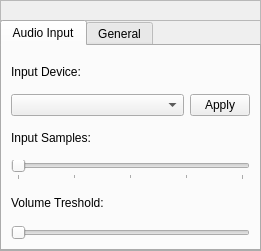
<?xml version="1.0" encoding="UTF-8"?>
<ui version="4.0">
 <class>Settings</class>
 <widget class="QFrame" name="Settings">
  <property name="geometry">
   <rect>
    <x>0</x>
    <y>0</y>
    <width>261</width>
    <height>251</height>
   </rect>
  </property>
  <property name="minimumSize">
   <size>
    <width>261</width>
    <height>251</height>
   </size>
  </property>
  <property name="windowTitle">
   <string>Settings</string>
  </property>
  <property name="windowIcon">
   <iconset resource="resources.qrc">
    <normaloff>:/icons/singoutstrong.ico</normaloff>:/icons/singoutstrong.ico</iconset>
  </property>
  <property name="frameShape">
   <enum>QFrame::StyledPanel</enum>
  </property>
  <property name="frameShadow">
   <enum>QFrame::Raised</enum>
  </property>
  <widget class="SoS::QtGui::WindowBar" name="windowBar">
   <property name="geometry">
    <rect>
     <x>0</x>
     <y>0</y>
     <width>261</width>
     <height>21</height>
    </rect>
   </property>
   <property name="frameShape">
    <enum>QFrame::StyledPanel</enum>
   </property>
   <property name="frameShadow">
    <enum>QFrame::Raised</enum>
   </property>
  </widget>
  <widget class="QTabWidget" name="content">
   <property name="geometry">
    <rect>
     <x>0</x>
     <y>20</y>
     <width>261</width>
     <height>231</height>
    </rect>
   </property>
   <property name="currentIndex">
    <number>0</number>
   </property>
   <widget class="QWidget" name="audioInTab">
    <attribute name="title">
     <string>Audio Input</string>
    </attribute>
    <layout class="QGridLayout" name="gridLayout_2">
     <item row="0" column="0">
      <widget class="QLabel" name="deviceLabel">
       <property name="text">
        <string>Input Device:</string>
       </property>
      </widget>
     </item>
     <item row="1" column="0">
      <widget class="QComboBox" name="deviceBox"/>
     </item>
     <item row="1" column="1">
      <widget class="QPushButton" name="applyButton">
       <property name="maximumSize">
        <size>
         <width>60</width>
         <height>16777215</height>
        </size>
       </property>
       <property name="text">
        <string>Apply</string>
       </property>
      </widget>
     </item>
     <item row="2" column="0">
      <widget class="QLabel" name="samplesLabel">
       <property name="text">
        <string>Input Samples:</string>
       </property>
      </widget>
     </item>
     <item row="3" column="0" colspan="2">
      <widget class="QSlider" name="samplesSlider">
       <property name="minimum">
        <number>9</number>
       </property>
       <property name="maximum">
        <number>13</number>
       </property>
       <property name="pageStep">
        <number>1</number>
       </property>
       <property name="orientation">
        <enum>Qt::Horizontal</enum>
       </property>
       <property name="tickPosition">
        <enum>QSlider::TicksBelow</enum>
       </property>
       <property name="tickInterval">
        <number>1</number>
       </property>
      </widget>
     </item>
     <item row="4" column="0">
      <widget class="QLabel" name="volumeTresholdLabel">
       <property name="text">
        <string>Volume Treshold:</string>
       </property>
      </widget>
     </item>
     <item row="5" column="0" colspan="2">
      <widget class="QSlider" name="volumeTresholdSlider">
       <property name="orientation">
        <enum>Qt::Horizontal</enum>
       </property>
      </widget>
     </item>
    </layout>
   </widget>
   <widget class="QWidget" name="generalSettingsTab">
    <attribute name="title">
     <string>General</string>
    </attribute>
    <layout class="QGridLayout" name="gridLayout">
     <item row="0" column="0">
      <widget class="QLabel" name="latencyLabel">
       <property name="toolTip">
        <string>The song will be played the given amount of time ahead of what is displayed on the Song Window</string>
       </property>
       <property name="text">
        <string>Playback Shift</string>
       </property>
      </widget>
     </item>
     <item row="1" column="0">
      <widget class="QSlider" name="latencySlider">
       <property name="toolTip">
        <string>The song will be played the given amount of time ahead of what is displayed on the Song Window</string>
       </property>
       <property name="maximum">
        <number>100</number>
       </property>
       <property name="singleStep">
        <number>5</number>
       </property>
       <property name="pageStep">
        <number>5</number>
       </property>
       <property name="orientation">
        <enum>Qt::Horizontal</enum>
       </property>
       <property name="tickPosition">
        <enum>QSlider::NoTicks</enum>
       </property>
       <property name="tickInterval">
        <number>10</number>
       </property>
      </widget>
     </item>
     <item row="1" column="1">
      <widget class="QLabel" name="latencyValueLabel">
       <property name="text">
        <string>1000 ms</string>
       </property>
      </widget>
     </item>
     <item row="2" column="0">
      <widget class="QLabel" name="timeRangeLabel">
       <property name="text">
        <string>Time Range</string>
       </property>
      </widget>
     </item>
     <item row="3" column="0">
      <widget class="QSlider" name="timeRangeSlider">
       <property name="minimum">
        <number>10</number>
       </property>
       <property name="maximum">
        <number>100</number>
       </property>
       <property name="singleStep">
        <number>10</number>
       </property>
       <property name="pageStep">
        <number>10</number>
       </property>
       <property name="value">
        <number>10</number>
       </property>
       <property name="orientation">
        <enum>Qt::Horizontal</enum>
       </property>
       <property name="tickInterval">
        <number>100</number>
       </property>
      </widget>
     </item>
     <item row="3" column="1">
      <widget class="QLabel" name="timeRangeValueLabel">
       <property name="text">
        <string>10000 ms</string>
       </property>
      </widget>
     </item>
     <item row="4" column="0" colspan="2">
      <widget class="Line" name="line">
       <property name="orientation">
        <enum>Qt::Horizontal</enum>
       </property>
      </widget>
     </item>
     <item row="5" column="0">
      <widget class="QLabel" name="textLinesLabel">
       <property name="text">
        <string>Lines of lyrics shown</string>
       </property>
      </widget>
     </item>
     <item row="5" column="1">
      <widget class="QSpinBox" name="textLinesBox">
       <property name="minimum">
        <number>1</number>
       </property>
       <property name="maximum">
        <number>10</number>
       </property>
       <property name="value">
        <number>10</number>
       </property>
      </widget>
     </item>
     <item row="6" column="0">
      <widget class="QLabel" name="groupedByLabel">
       <property name="text">
        <string>Lines grouped by</string>
       </property>
      </widget>
     </item>
     <item row="6" column="1">
      <widget class="QSpinBox" name="groupedByBox">
       <property name="minimum">
        <number>1</number>
       </property>
       <property name="maximum">
        <number>10</number>
       </property>
       <property name="value">
        <number>1</number>
       </property>
      </widget>
     </item>
     <item row="7" column="0" colspan="2">
      <widget class="Line" name="line_2">
       <property name="orientation">
        <enum>Qt::Horizontal</enum>
       </property>
      </widget>
     </item>
     <item row="8" column="0">
      <widget class="QLabel" name="skinsLabel">
       <property name="text">
        <string>Skins</string>
       </property>
      </widget>
     </item>
     <item row="9" column="0" colspan="2">
      <widget class="SoS::QtGui::HighlightList" name="skinsList">
       <property name="minimumSize">
        <size>
         <width>0</width>
         <height>0</height>
        </size>
       </property>
      </widget>
     </item>
    </layout>
   </widget>
  </widget>
 </widget>
 <customwidgets>
  <customwidget>
   <class>SoS::QtGui::WindowBar</class>
   <extends>QFrame</extends>
   <header>windowbar.h</header>
   <container>1</container>
  </customwidget>
  <customwidget>
   <class>SoS::QtGui::HighlightList</class>
   <extends>QListWidget</extends>
   <header>highlightlist.h</header>
  </customwidget>
 </customwidgets>
 <resources>
  <include location="resources.qrc"/>
 </resources>
 <connections/>
</ui>
